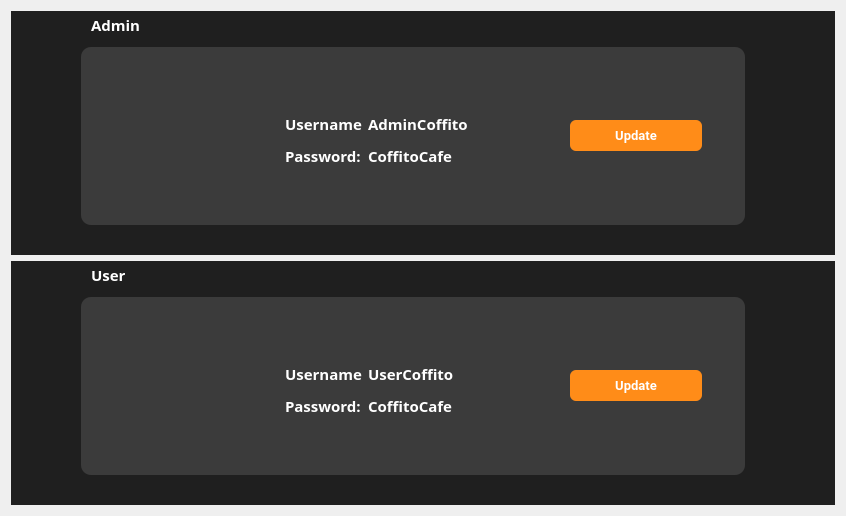
       <widget class="QWidget" name="Manage">
        <layout class="QGridLayout" name="gridLayout_5">
         <item row="0" column="0">
          <widget class="QWidget" name="widget_37" native="true">
           <property name="styleSheet">
            <string notr="true">background-color: rgb(31, 31, 31);</string>
           </property>
           <layout class="QVBoxLayout" name="verticalLayout_39">
            <property name="leftMargin">
             <number>70</number>
            </property>
            <property name="topMargin">
             <number>0</number>
            </property>
            <property name="rightMargin">
             <number>90</number>
            </property>
            <property name="bottomMargin">
             <number>30</number>
            </property>
            <item>
             <widget class="QWidget" name="widget_66" native="true">
              <property name="minimumSize">
               <size>
                <width>0</width>
                <height>30</height>
               </size>
              </property>
              <property name="maximumSize">
               <size>
                <width>16777215</width>
                <height>30</height>
               </size>
              </property>
              <property name="styleSheet">
               <string notr="true">background-color: rgb(31, 31, 31);
border-radius:10px;
</string>
              </property>
              <widget class="QLabel" name="label_25">
               <property name="geometry">
                <rect>
                 <x>10</x>
                 <y>0</y>
                 <width>109</width>
                 <height>27</height>
                </rect>
               </property>
               <property name="font">
                <font>
                 <family>Poppins SemiBold</family>
                 <pointsize>11</pointsize>
                 <bold>true</bold>
                </font>
               </property>
               <property name="styleSheet">
                <string notr="true">QLabel{
	color:white;
}</string>
               </property>
               <property name="text">
                <string>Admin</string>
               </property>
              </widget>
             </widget>
            </item>
            <item>
             <widget class="QWidget" name="widget_76" native="true">
              <property name="styleSheet">
               <string notr="true">background-color: rgb(59, 59, 59);
border-radius:10px;
</string>
              </property>
              <layout class="QHBoxLayout" name="horizontalLayout_21">
               <item alignment="Qt::AlignLeft">
                <widget class="QWidget" name="widget_77" native="true">
                 <property name="sizePolicy">
                  <sizepolicy hsizetype="Fixed" vsizetype="Fixed">
                   <horstretch>0</horstretch>
                   <verstretch>0</verstretch>
                  </sizepolicy>
                 </property>
                 <property name="minimumSize">
                  <size>
                   <width>180</width>
                   <height>0</height>
                  </size>
                 </property>
                 <property name="maximumSize">
                  <size>
                   <width>160</width>
                   <height>16777215</height>
                  </size>
                 </property>
                 <layout class="QGridLayout" name="gridLayout_12">
                  <property name="leftMargin">
                   <number>20</number>
                  </property>
                  <property name="rightMargin">
                   <number>0</number>
                  </property>
                  <item row="0" column="0">
                   <widget class="QWidget" name="widget_78" native="true">
                    <property name="minimumSize">
                     <size>
                      <width>0</width>
                      <height>125</height>
                     </size>
                    </property>
                    <property name="maximumSize">
                     <size>
                      <width>140</width>
                      <height>125</height>
                     </size>
                    </property>
                    <widget class="QLabel" name="label_19">
                     <property name="geometry">
                      <rect>
                       <x>10</x>
                       <y>0</y>
                       <width>120</width>
                       <height>120</height>
                      </rect>
                     </property>
                     <property name="sizePolicy">
                      <sizepolicy hsizetype="Fixed" vsizetype="Fixed">
                       <horstretch>0</horstretch>
                       <verstretch>0</verstretch>
                      </sizepolicy>
                     </property>
                     <property name="text">
                      <string/>
                     </property>
                     <property name="pixmap">
                      <pixmap resource="resource1.qrc">:/iCons/icons/administrator (1).png</pixmap>
                     </property>
                     <property name="scaledContents">
                      <bool>true</bool>
                     </property>
                    </widget>
                   </widget>
                  </item>
                 </layout>
                </widget>
               </item>
               <item alignment="Qt::AlignVCenter">
                <widget class="QWidget" name="widget_79" native="true">
                 <property name="sizePolicy">
                  <sizepolicy hsizetype="Expanding" vsizetype="Fixed">
                   <horstretch>0</horstretch>
                   <verstretch>0</verstretch>
                  </sizepolicy>
                 </property>
                 <property name="minimumSize">
                  <size>
                   <width>270</width>
                   <height>0</height>
                  </size>
                 </property>
                 <property name="toolTipDuration">
                  <number>-1</number>
                 </property>
                 <layout class="QVBoxLayout" name="verticalLayout_40">
                  <property name="spacing">
                   <number>0</number>
                  </property>
                  <property name="leftMargin">
                   <number>0</number>
                  </property>
                  <property name="topMargin">
                   <number>40</number>
                  </property>
                  <property name="bottomMargin">
                   <number>40</number>
                  </property>
                  <item alignment="Qt::AlignLeft">
                   <widget class="QWidget" name="widget_80" native="true">
                    <property name="minimumSize">
                     <size>
                      <width>0</width>
                      <height>40</height>
                     </size>
                    </property>
                    <property name="maximumSize">
                     <size>
                      <width>16777215</width>
                      <height>15</height>
                     </size>
                    </property>
                    <layout class="QVBoxLayout" name="verticalLayout_41">
                     <property name="topMargin">
                      <number>0</number>
                     </property>
                     <item>
                      <layout class="QHBoxLayout" name="horizontalLayout_22">
                       <item>
                        <widget class="QLabel" name="label_49">
                         <property name="minimumSize">
                          <size>
                           <width>0</width>
                           <height>13</height>
                          </size>
                         </property>
                         <property name="maximumSize">
                          <size>
                           <width>85</width>
                           <height>13</height>
                          </size>
                         </property>
                         <property name="font">
                          <font>
                           <family>Poppins SemiBold</family>
                           <pointsize>11</pointsize>
                           <bold>true</bold>
                          </font>
                         </property>
                         <property name="styleSheet">
                          <string notr="true">QLabel{
	color:white;
}</string>
                         </property>
                         <property name="text">
                          <string>Username</string>
                         </property>
                        </widget>
                       </item>
                       <item>
                        <widget class="QLabel" name="label_50">
                         <property name="maximumSize">
                          <size>
                           <width>16777215</width>
                           <height>13</height>
                          </size>
                         </property>
                         <property name="font">
                          <font>
                           <family>Poppins SemiBold</family>
                           <pointsize>11</pointsize>
                           <bold>true</bold>
                          </font>
                         </property>
                         <property name="styleSheet">
                          <string notr="true">QLabel{
	color:white;
}</string>
                         </property>
                         <property name="text">
                          <string>AdminCoffito</string>
                         </property>
                        </widget>
                       </item>
                      </layout>
                     </item>
                    </layout>
                   </widget>
                  </item>
                  <item alignment="Qt::AlignLeft">
                   <widget class="QWidget" name="widget_81" native="true">
                    <property name="minimumSize">
                     <size>
                      <width>0</width>
                      <height>40</height>
                     </size>
                    </property>
                    <property name="maximumSize">
                     <size>
                      <width>16777215</width>
                      <height>40</height>
                     </size>
                    </property>
                    <layout class="QVBoxLayout" name="verticalLayout_42">
                     <property name="spacing">
                      <number>0</number>
                     </property>
                     <item>
                      <layout class="QHBoxLayout" name="horizontalLayout_23">
                       <property name="spacing">
                        <number>7</number>
                       </property>
                       <item>
                        <widget class="QLabel" name="label_51">
                         <property name="minimumSize">
                          <size>
                           <width>0</width>
                           <height>13</height>
                          </size>
                         </property>
                         <property name="maximumSize">
                          <size>
                           <width>85</width>
                           <height>13</height>
                          </size>
                         </property>
                         <property name="font">
                          <font>
                           <family>Poppins SemiBold</family>
                           <pointsize>11</pointsize>
                           <bold>true</bold>
                          </font>
                         </property>
                         <property name="styleSheet">
                          <string notr="true">QLabel{
	color:white;
}</string>
                         </property>
                         <property name="text">
                          <string>Password:</string>
                         </property>
                        </widget>
                       </item>
                       <item>
                        <widget class="QLabel" name="label_52">
                         <property name="maximumSize">
                          <size>
                           <width>16777215</width>
                           <height>13</height>
                          </size>
                         </property>
                         <property name="font">
                          <font>
                           <family>Poppins SemiBold</family>
                           <pointsize>11</pointsize>
                           <bold>true</bold>
                          </font>
                         </property>
                         <property name="styleSheet">
                          <string notr="true">QLabel{
	color:white;
}</string>
                         </property>
                         <property name="text">
                          <string>CoffitoCafe</string>
                         </property>
                        </widget>
                       </item>
                      </layout>
                     </item>
                    </layout>
                   </widget>
                  </item>
                 </layout>
                </widget>
               </item>
               <item>
                <widget class="QWidget" name="widget_82" native="true">
                 <property name="sizePolicy">
                  <sizepolicy hsizetype="Fixed" vsizetype="Fixed">
                   <horstretch>0</horstretch>
                   <verstretch>0</verstretch>
                  </sizepolicy>
                 </property>
                 <layout class="QVBoxLayout" name="verticalLayout_43">
                  <property name="rightMargin">
                   <number>25</number>
                  </property>
                  <item alignment="Qt::AlignHCenter|Qt::AlignVCenter">
                   <widget class="QWidget" name="widget_83" native="true">
                    <property name="minimumSize">
                     <size>
                      <width>150</width>
                      <height>31</height>
                     </size>
                    </property>
                    <layout class="QVBoxLayout" name="verticalLayout_44">
                     <item>
                      <widget class="QPushButton" name="pushButton_21">
                       <property name="minimumSize">
                        <size>
                         <width>0</width>
                         <height>31</height>
                        </size>
                       </property>
                       <property name="maximumSize">
                        <size>
                         <width>16777215</width>
                         <height>31</height>
                        </size>
                       </property>
                       <property name="font">
                        <font>
                         <family>Roboto</family>
                         <pointsize>10</pointsize>
                         <bold>true</bold>
                        </font>
                       </property>
                       <property name="styleSheet">
                        <string notr="true">QPushButton {
    padding: 6px 14px;
    font-family: &quot;Roboto&quot;, sans-serif;
    border-radius: 6px;
    border: none;
    color: white;
    background: #FF8C18;
    box-shadow: 0px 0.5px 1.5px rgba(54, 122, 246, 0.25), inset 0px 0.8px 0px -0.25px rgba(255, 255, 255, 0.2);
    user-select: none;
    -webkit-user-select: none;
    touch-action: manipulation;
}
</string>
                       </property>
                       <property name="text">
                        <string>Update</string>
                       </property>
                      </widget>
                     </item>
                    </layout>
                   </widget>
                  </item>
                 </layout>
                </widget>
               </item>
              </layout>
             </widget>
            </item>
           </layout>
          </widget>
         </item>
         <item row="1" column="0">
          <widget class="QWidget" name="widget_84" native="true">
           <property name="styleSheet">
            <string notr="true">background-color: rgb(31, 31, 31);</string>
           </property>
           <layout class="QVBoxLayout" name="verticalLayout_45">
            <property name="leftMargin">
             <number>70</number>
            </property>
            <property name="topMargin">
             <number>0</number>
            </property>
            <property name="rightMargin">
             <number>90</number>
            </property>
            <property name="bottomMargin">
             <number>30</number>
            </property>
            <item>
             <widget class="QWidget" name="widget_85" native="true">
              <property name="minimumSize">
               <size>
                <width>0</width>
                <height>30</height>
               </size>
              </property>
              <property name="maximumSize">
               <size>
                <width>16777215</width>
                <height>30</height>
               </size>
              </property>
              <property name="styleSheet">
               <string notr="true">background-color: rgb(31, 31, 31);
border-radius:10px;
</string>
              </property>
              <widget class="QLabel" name="label_26">
               <property name="geometry">
                <rect>
                 <x>10</x>
                 <y>0</y>
                 <width>109</width>
                 <height>27</height>
                </rect>
               </property>
               <property name="font">
                <font>
                 <family>Poppins SemiBold</family>
                 <pointsize>11</pointsize>
                 <bold>true</bold>
                </font>
               </property>
               <property name="styleSheet">
                <string notr="true">QLabel{
	color:white;
}</string>
               </property>
               <property name="text">
                <string>User</string>
               </property>
              </widget>
             </widget>
            </item>
            <item>
             <widget class="QWidget" name="widget_86" native="true">
              <property name="styleSheet">
               <string notr="true">background-color: rgb(59, 59, 59);
border-radius:10px;
</string>
              </property>
              <layout class="QHBoxLayout" name="horizontalLayout_24">
               <item alignment="Qt::AlignLeft">
                <widget class="QWidget" name="widget_87" native="true">
                 <property name="sizePolicy">
                  <sizepolicy hsizetype="Fixed" vsizetype="Fixed">
                   <horstretch>0</horstretch>
                   <verstretch>0</verstretch>
                  </sizepolicy>
                 </property>
                 <property name="minimumSize">
                  <size>
                   <width>180</width>
                   <height>0</height>
                  </size>
                 </property>
                 <property name="maximumSize">
                  <size>
                   <width>160</width>
                   <height>16777215</height>
                  </size>
                 </property>
                 <layout class="QGridLayout" name="gridLayout_13">
                  <property name="leftMargin">
                   <number>20</number>
                  </property>
                  <property name="rightMargin">
                   <number>0</number>
                  </property>
                  <item row="0" column="0">
                   <widget class="QWidget" name="widget_88" native="true">
                    <property name="minimumSize">
                     <size>
                      <width>0</width>
                      <height>125</height>
                     </size>
                    </property>
                    <property name="maximumSize">
                     <size>
                      <width>140</width>
                      <height>125</height>
                     </size>
                    </property>
                    <widget class="QLabel" name="label_20">
                     <property name="geometry">
                      <rect>
                       <x>10</x>
                       <y>0</y>
                       <width>120</width>
                       <height>120</height>
                      </rect>
                     </property>
                     <property name="sizePolicy">
                      <sizepolicy hsizetype="Fixed" vsizetype="Fixed">
                       <horstretch>0</horstretch>
                       <verstretch>0</verstretch>
                      </sizepolicy>
                     </property>
                     <property name="text">
                      <string/>
                     </property>
                     <property name="pixmap">
                      <pixmap resource="resource1.qrc">:/iCons/icons/administrator (1).png</pixmap>
                     </property>
                     <property name="scaledContents">
                      <bool>true</bool>
                     </property>
                    </widget>
                   </widget>
                  </item>
                 </layout>
                </widget>
               </item>
               <item alignment="Qt::AlignVCenter">
                <widget class="QWidget" name="widget_89" native="true">
                 <property name="sizePolicy">
                  <sizepolicy hsizetype="Expanding" vsizetype="Fixed">
                   <horstretch>0</horstretch>
                   <verstretch>0</verstretch>
                  </sizepolicy>
                 </property>
                 <property name="minimumSize">
                  <size>
                   <width>270</width>
                   <height>0</height>
                  </size>
                 </property>
                 <property name="toolTipDuration">
                  <number>-1</number>
                 </property>
                 <layout class="QVBoxLayout" name="verticalLayout_46">
                  <property name="spacing">
                   <number>0</number>
                  </property>
                  <property name="leftMargin">
                   <number>0</number>
                  </property>
                  <property name="topMargin">
                   <number>40</number>
                  </property>
                  <property name="bottomMargin">
                   <number>40</number>
                  </property>
                  <item alignment="Qt::AlignLeft">
                   <widget class="QWidget" name="widget_90" native="true">
                    <property name="minimumSize">
                     <size>
                      <width>0</width>
                      <height>40</height>
                     </size>
                    </property>
                    <property name="maximumSize">
                     <size>
                      <width>16777215</width>
                      <height>15</height>
                     </size>
                    </property>
                    <layout class="QVBoxLayout" name="verticalLayout_47">
                     <property name="topMargin">
                      <number>0</number>
                     </property>
                     <item>
                      <layout class="QHBoxLayout" name="horizontalLayout_25">
                       <item>
                        <widget class="QLabel" name="label_53">
                         <property name="minimumSize">
                          <size>
                           <width>0</width>
                           <height>13</height>
                          </size>
                         </property>
                         <property name="maximumSize">
                          <size>
                           <width>85</width>
                           <height>13</height>
                          </size>
                         </property>
                         <property name="font">
                          <font>
                           <family>Poppins SemiBold</family>
                           <pointsize>11</pointsize>
                           <bold>true</bold>
                          </font>
                         </property>
                         <property name="styleSheet">
                          <string notr="true">QLabel{
	color:white;
}</string>
                         </property>
                         <property name="text">
                          <string>Username</string>
                         </property>
                        </widget>
                       </item>
                       <item>
                        <widget class="QLabel" name="label_54">
                         <property name="maximumSize">
                          <size>
                           <width>16777215</width>
                           <height>13</height>
                          </size>
                         </property>
                         <property name="font">
                          <font>
                           <family>Poppins SemiBold</family>
                           <pointsize>11</pointsize>
                           <bold>true</bold>
                          </font>
                         </property>
                         <property name="styleSheet">
                          <string notr="true">QLabel{
	color:white;
}</string>
                         </property>
                         <property name="text">
                          <string>UserCoffito</string>
                         </property>
                        </widget>
                       </item>
                      </layout>
                     </item>
                    </layout>
                   </widget>
                  </item>
                  <item alignment="Qt::AlignLeft">
                   <widget class="QWidget" name="widget_91" native="true">
                    <property name="minimumSize">
                     <size>
                      <width>0</width>
                      <height>40</height>
                     </size>
                    </property>
                    <property name="maximumSize">
                     <size>
                      <width>16777215</width>
                      <height>40</height>
                     </size>
                    </property>
                    <layout class="QVBoxLayout" name="verticalLayout_48">
                     <property name="spacing">
                      <number>0</number>
                     </property>
                     <item>
                      <layout class="QHBoxLayout" name="horizontalLayout_26">
                       <property name="spacing">
                        <number>7</number>
                       </property>
                       <item>
                        <widget class="QLabel" name="label_55">
                         <property name="minimumSize">
                          <size>
                           <width>0</width>
                           <height>13</height>
                          </size>
                         </property>
                         <property name="maximumSize">
                          <size>
                           <width>85</width>
                           <height>13</height>
                          </size>
                         </property>
                         <property name="font">
                          <font>
                           <family>Poppins SemiBold</family>
                           <pointsize>11</pointsize>
                           <bold>true</bold>
                          </font>
                         </property>
                         <property name="styleSheet">
                          <string notr="true">QLabel{
	color:white;
}</string>
                         </property>
                         <property name="text">
                          <string>Password:</string>
                         </property>
                        </widget>
                       </item>
                       <item>
                        <widget class="QLabel" name="label_56">
                         <property name="maximumSize">
                          <size>
                           <width>16777215</width>
                           <height>13</height>
                          </size>
                         </property>
                         <property name="font">
                          <font>
                           <family>Poppins SemiBold</family>
                           <pointsize>11</pointsize>
                           <bold>true</bold>
                          </font>
                         </property>
                         <property name="styleSheet">
                          <string notr="true">QLabel{
	color:white;
}</string>
                         </property>
                         <property name="text">
                          <string>CoffitoCafe</string>
                         </property>
                        </widget>
                       </item>
                      </layout>
                     </item>
                    </layout>
                   </widget>
                  </item>
                 </layout>
                </widget>
               </item>
               <item>
                <widget class="QWidget" name="widget_92" native="true">
                 <property name="sizePolicy">
                  <sizepolicy hsizetype="Fixed" vsizetype="Fixed">
                   <horstretch>0</horstretch>
                   <verstretch>0</verstretch>
                  </sizepolicy>
                 </property>
                 <layout class="QVBoxLayout" name="verticalLayout_49">
                  <property name="rightMargin">
                   <number>25</number>
                  </property>
                  <item alignment="Qt::AlignHCenter|Qt::AlignVCenter">
                   <widget class="QWidget" name="widget_93" native="true">
                    <property name="minimumSize">
                     <size>
                      <width>150</width>
                      <height>31</height>
                     </size>
                    </property>
                    <layout class="QVBoxLayout" name="verticalLayout_50">
                     <item>
                      <widget class="QPushButton" name="pushButton_22">
                       <property name="minimumSize">
                        <size>
                         <width>0</width>
                         <height>31</height>
                        </size>
                       </property>
                       <property name="maximumSize">
                        <size>
                         <width>16777215</width>
                         <height>31</height>
                        </size>
                       </property>
                       <property name="font">
                        <font>
                         <family>Roboto</family>
                         <pointsize>10</pointsize>
                         <bold>true</bold>
                        </font>
                       </property>
                       <property name="styleSheet">
                        <string notr="true">QPushButton {
    padding: 6px 14px;
    font-family: &quot;Roboto&quot;, sans-serif;
    border-radius: 6px;
    border: none;
    color: white;
    background: #FF8C18;
    box-shadow: 0px 0.5px 1.5px rgba(54, 122, 246, 0.25), inset 0px 0.8px 0px -0.25px rgba(255, 255, 255, 0.2);
    user-select: none;
    -webkit-user-select: none;
    touch-action: manipulation;
}
</string>
                       </property>
                       <property name="text">
                        <string>Update</string>
                       </property>
                      </widget>
                     </item>
                    </layout>
                   </widget>
                  </item>
                 </layout>
                </widget>
               </item>
              </layout>
             </widget>
            </item>
           </layout>
          </widget>
         </item>
        </layout>
       </widget>
